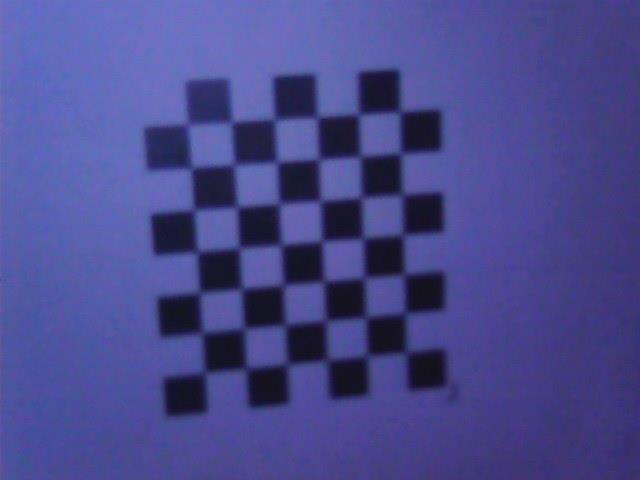
#> input picture Calibration/Hand-Eye/Images_1.5mm/1.jpg, 640 x 480 px
$ python mask.py --image ../../Calibration/Hand-Eye/Images_1.5mm/1.jpg
#> lines starting #> are read from the running program, lines starting #| are printed output that depends on the picture
from imutils import contours
from skimage import measure
import numpy as np
import argparse
import imutils
import cv2

ap = argparse.ArgumentParser()
ap.add_argument("--image", required=True,
	help="path to the image file")
args = vars(ap.parse_args())

# load the image, convert it to grayscale, and blur it
image = cv2.imread(args["image"])
#> image is the input picture: shape (480, 640, 3); mean B, G, R 142, 73.5, 73.6
gray = cv2.cvtColor(image, cv2.COLOR_BGR2GRAY)
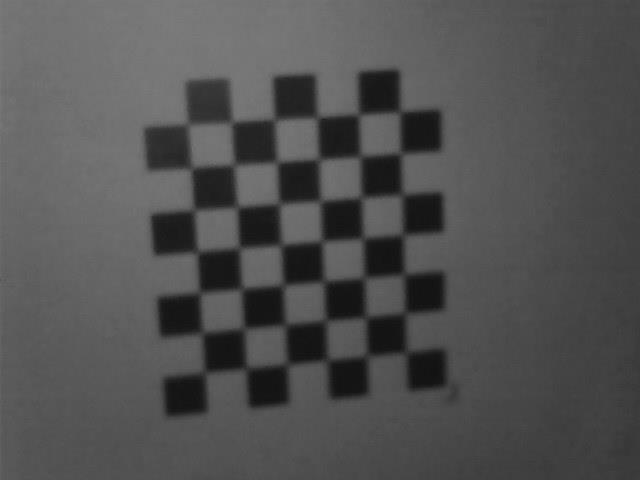
#> gray: shape (480, 640); min 15, max 123, mean 81.3
blurred = cv2.GaussianBlur(gray, (11, 11), 0)

#determine a threshold
thresh = cv2.threshold(blurred, 150, 255, cv2.THRESH_BINARY)[1]
#> thresh: shape (480, 640); every value is 0
#thresh = cv2.erode(thresh, None, iterations=2)
#thresh = cv2.dilate(thresh, None, iterations=4)

cv2.imwrite(args["image"][:-4]+"_mask.jpg", thresh)

$ run again, on Calibration/Hand-Eye/Images_1.5mm/3.jpg
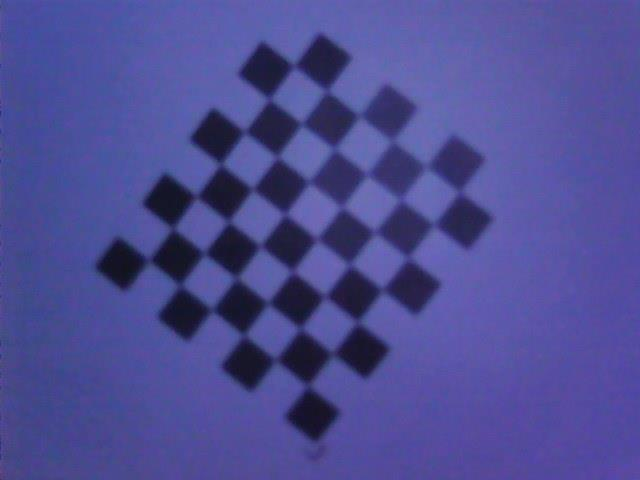
#> input picture Calibration/Hand-Eye/Images_1.5mm/3.jpg, 640 x 480 px
#> image is the input picture: shape (480, 640, 3); mean B, G, R 147.9, 76.6, 77.5
#> `gray = cv2.cvtColor(image, cv2.COLOR_BGR2GRAY)`:
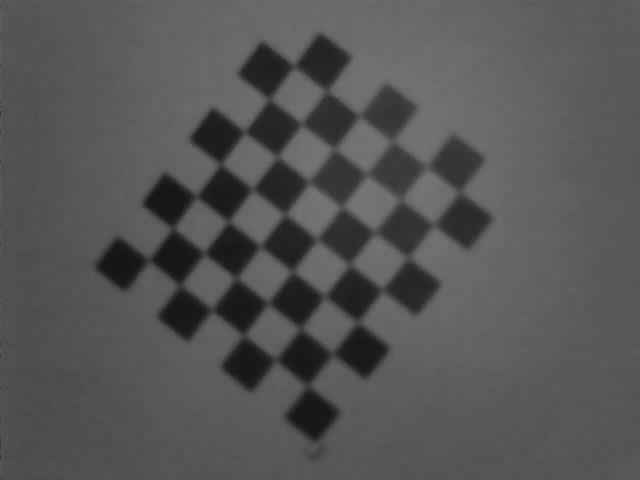
#> gray: shape (480, 640); min 18, max 121, mean 85
#> thresh: shape (480, 640); every value is 0

$ run again, on Calibration/Hand-Eye/Images_1.5mm/4.jpg
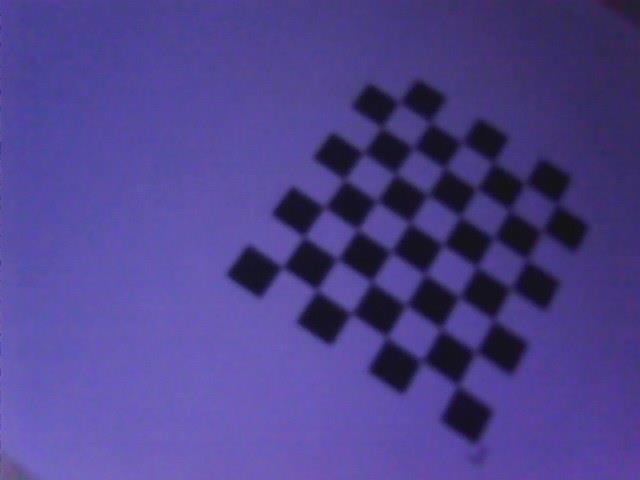
#> input picture Calibration/Hand-Eye/Images_1.5mm/4.jpg, 640 x 480 px
#> image is the input picture: shape (480, 640, 3); mean B, G, R 140.5, 66, 77.8
#> `gray = cv2.cvtColor(image, cv2.COLOR_BGR2GRAY)`:
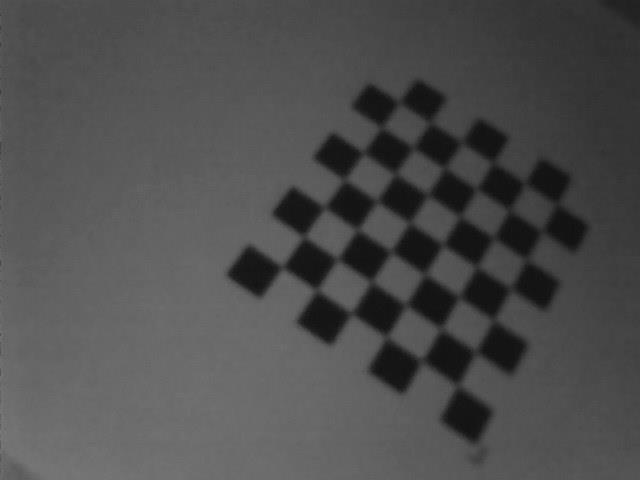
#> gray: shape (480, 640); min 15, max 125, mean 78
#> thresh: shape (480, 640); every value is 0
